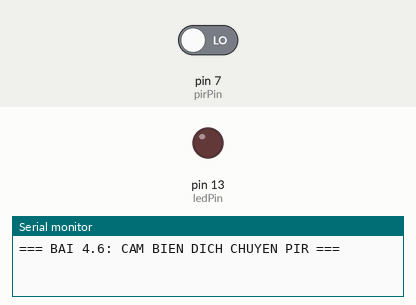
A sketch run on a simulated Arduino Uno, built with avr-gcc and run on an emulated ATmega328P. Shown: output pins drawn as LEDs (lit = HIGH), the last lines printed to the serial monitor. The inputs (shaded band) are chosen by the test bench; at power-on: pin 7 (pirPin) LOW.

Above: at 1.4 s.
1.5 s: pin 7 (pirPin) driven HIGH
At 2.6 s:
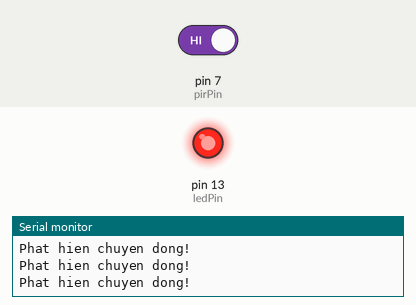
3.0 s: pin 7 (pirPin) driven LOW
At 3.7 s:
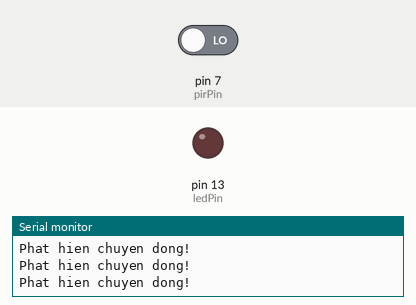
Timing chart, 0 to 6.0 s (numbered marks = the images above; inputs shaded):
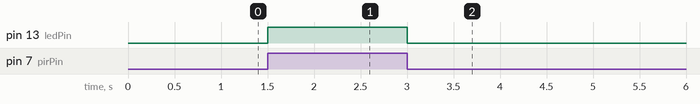

Measured:
- after the input at 1.5 s, pin 13 (ledPin): LOW → HIGH at once
- after the input at 3.0 s, pin 13 (ledPin): HIGH → LOW at once

The sketch:

sketch.ino
```cpp
const int pirPin = 7;
const int ledPin = 13;

void setup() {
  pinMode(pirPin, INPUT);
  pinMode(ledPin, OUTPUT);
  Serial.begin(9600);
  Serial.println("=== BAI 4.6: CAM BIEN DICH CHUYEN PIR ===");
}

void loop() {
  int pirVal = digitalRead(pirPin);
  digitalWrite(ledPin, pirVal);

  if (pirVal == HIGH) {
    Serial.println("Phat hien chuyen dong!");
  }
  delay(300);
}
```
